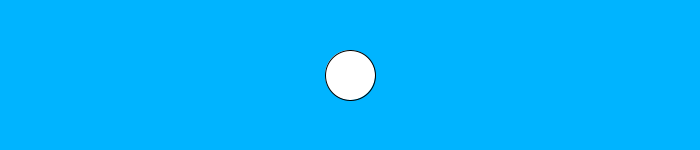
Frame 1 (no input)
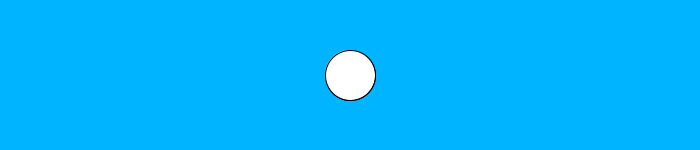
Frame 2 (the mouse pressed at the canvas centre, redrawn once)

The Processing sketch that drew these frames (run headless with seeded random() and noise(); the mouse was pressed at the canvas centre and the sketch redrawn once):

// Processing sketch: JH007_circleInTheMiddle
// ── JH007_circleInTheMiddle.pde
// draws a circle in the middle of the canvas
// using a function

void setup() {
  size(700, 150);
  // static drawing
  noLoop();
  background(0, 180, 255); // light blue
}

// 'void' means 'doesn't return' 
void draw() {
  final int circleDiam = 50;
  ellipse(width/2, height/2, circleDiam, circleDiam);
}
